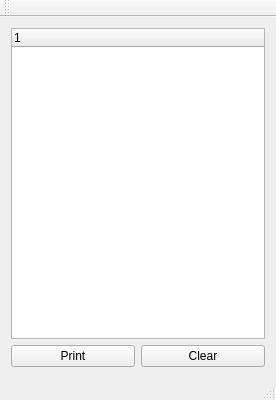
<?xml version="1.0" encoding="UTF-8"?>
<ui version="4.0">
 <class>PrintPreviewWindow</class>
 <widget class="QMainWindow" name="PrintPreviewWindow">
  <property name="geometry">
   <rect>
    <x>0</x>
    <y>0</y>
    <width>276</width>
    <height>400</height>
   </rect>
  </property>
  <property name="minimumSize">
   <size>
    <width>250</width>
    <height>350</height>
   </size>
  </property>
  <property name="maximumSize">
   <size>
    <width>350</width>
    <height>600</height>
   </size>
  </property>
  <property name="windowTitle">
   <string>PrintPreviewWindow</string>
  </property>
  <widget class="QWidget" name="centralWidget">
   <layout class="QGridLayout" name="gridLayout">
    <item row="1" column="0">
     <widget class="QPushButton" name="printBtn">
      <property name="focusPolicy">
       <enum>Qt::NoFocus</enum>
      </property>
      <property name="text">
       <string>Print</string>
      </property>
     </widget>
    </item>
    <item row="1" column="1">
     <widget class="QPushButton" name="clearBtn">
      <property name="focusPolicy">
       <enum>Qt::NoFocus</enum>
      </property>
      <property name="text">
       <string>Clear</string>
      </property>
     </widget>
    </item>
    <item row="0" column="0" colspan="2">
     <widget class="QTreeWidget" name="pageList">
      <property name="focusPolicy">
       <enum>Qt::NoFocus</enum>
      </property>
      <column>
       <property name="text">
        <string notr="true">1</string>
       </property>
      </column>
     </widget>
    </item>
   </layout>
  </widget>
  <widget class="QMenuBar" name="menuBar">
   <property name="geometry">
    <rect>
     <x>0</x>
     <y>0</y>
     <width>276</width>
     <height>21</height>
    </rect>
   </property>
  </widget>
  <widget class="QToolBar" name="mainToolBar">
   <attribute name="toolBarArea">
    <enum>TopToolBarArea</enum>
   </attribute>
   <attribute name="toolBarBreak">
    <bool>false</bool>
   </attribute>
  </widget>
  <widget class="QStatusBar" name="statusBar"/>
 </widget>
 <layoutdefault spacing="6" margin="11"/>
 <resources/>
 <connections/>
</ui>
